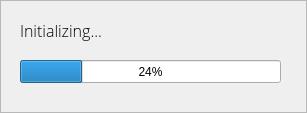
<?xml version="1.0" encoding="UTF-8"?>
<ui version="4.0">
 <class>Frame</class>
 <widget class="QFrame" name="Frame">
  <property name="geometry">
   <rect>
    <x>0</x>
    <y>0</y>
    <width>307</width>
    <height>113</height>
   </rect>
  </property>
  <property name="windowTitle">
   <string>Frame</string>
  </property>
  <property name="frameShape">
   <enum>QFrame::StyledPanel</enum>
  </property>
  <property name="frameShadow">
   <enum>QFrame::Raised</enum>
  </property>
  <widget class="QProgressBar" name="progressBar">
   <property name="geometry">
    <rect>
     <x>20</x>
     <y>60</y>
     <width>261</width>
     <height>23</height>
    </rect>
   </property>
   <property name="value">
    <number>24</number>
   </property>
  </widget>
  <widget class="QLabel" name="label">
   <property name="geometry">
    <rect>
     <x>20</x>
     <y>20</y>
     <width>221</width>
     <height>21</height>
    </rect>
   </property>
   <property name="font">
    <font>
     <family>Open Sans Light</family>
     <pointsize>12</pointsize>
    </font>
   </property>
   <property name="text">
    <string>Initializing...</string>
   </property>
  </widget>
 </widget>
 <resources/>
 <connections/>
</ui>
